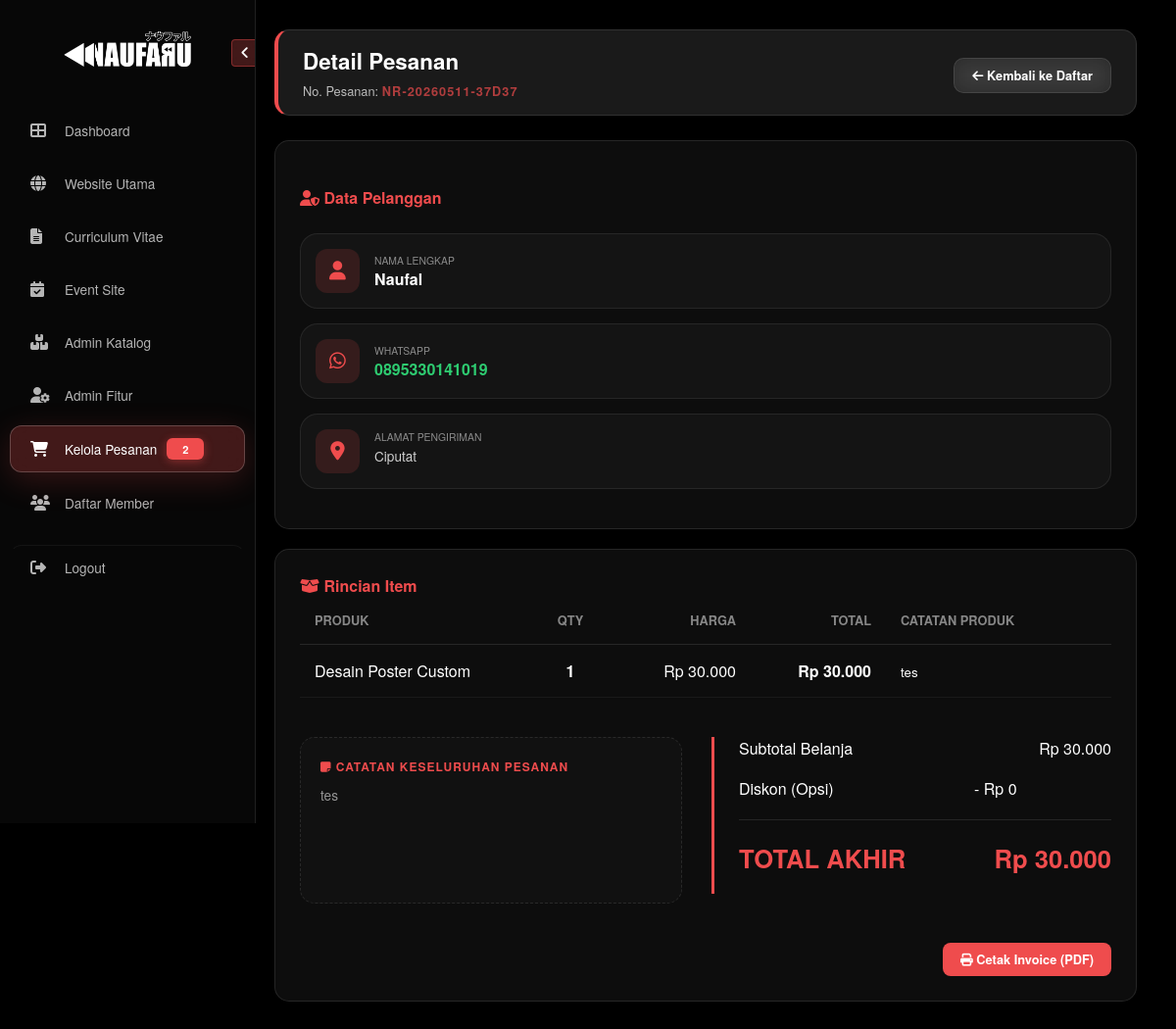
Page /naufaru-website/admin/detail_pesanan.php?id=5 (signed in) on the earlier database version.
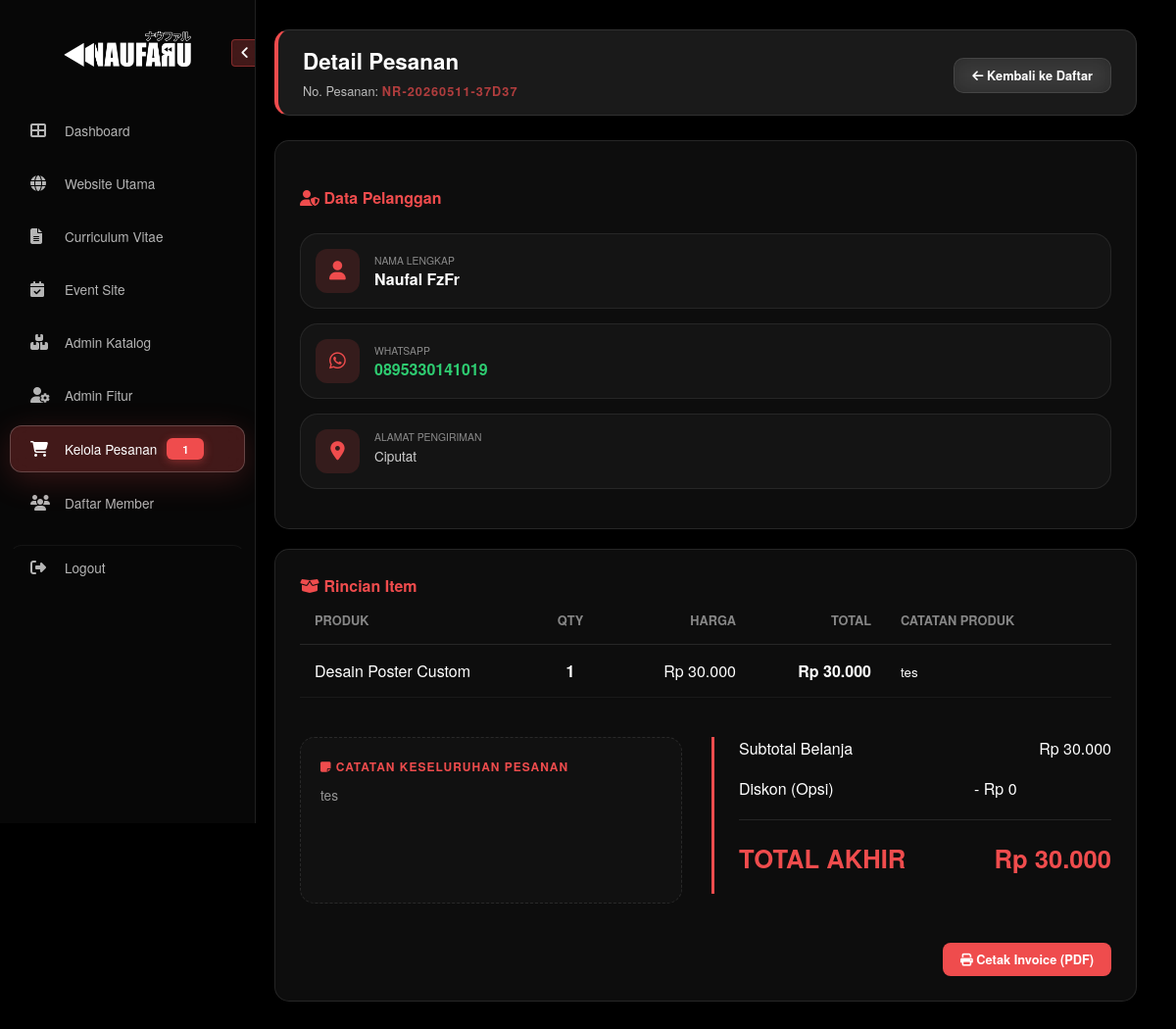
Same page on the later database version.
### tables this page shows
CREATE TABLE `orders` (
  `id` int(11) NOT NULL,
  `order_number` varchar(20) NOT NULL,
  `invoice_number` varchar(50) DEFAULT NULL,
  `invoice_date` date DEFAULT NULL,
  `member_id` int(11) DEFAULT NULL,
  `guest_name` varchar(255) DEFAULT NULL,
  `guest_address` text DEFAULT NULL,
  `total_price` decimal(15,2) DEFAULT 0.00,
  `discount` decimal(15,2) DEFAULT 0.00,
  `status` enum('Pending','Process','Finished','Canceled') DEFAULT 'Pending',
  `is_invoice` tinyint(1) DEFAULT 0,
  `created_at` timestamp NOT NULL DEFAULT current_timestamp(),
  `updated_at` timestamp NOT NULL DEFAULT current_timestamp() ON UPDATE current_timestamp(),
  `catatan` text DEFAULT NULL
);

CREATE TABLE `users_member` (
  `id` int(11) NOT NULL,
  `username` varchar(50) NOT NULL,
  `password` varchar(255) NOT NULL,
  `nama_lengkap` varchar(100) DEFAULT NULL,
  `foto_profil` varchar(255) DEFAULT 'default-member.png',
  `no_hp` varchar(20) NOT NULL,
  `alamat` text NOT NULL,
  `created_at` timestamp NOT NULL DEFAULT current_timestamp()
);

### naufaru-website/admin/detail_pesanan.php (the view, shortened to what the changed rows need)
<?php
include '../config.php';
$order_id = mysqli_real_escape_string($conn, $_GET['id']);
$query_order = mysqli_query($conn, "SELECT o.*, m.nama_lengkap, m.no_hp, m.alamat
                                    FROM orders o
                                    JOIN users_member m ON o.member_id = m.id
                                    WHERE o.id = '$order_id'");
$order = mysqli_fetch_assoc($query_order);
$is_locked = ($order['status'] == 'Finished');
$q_pending = mysqli_query($conn, "SELECT COUNT(*) as total FROM orders WHERE status = 'Pending'");
$total_pending = mysqli_fetch_assoc($q_pending)['total'] ?? 0;
?>
<!DOCTYPE html>
<html lang="id">
<head>
    <link rel="stylesheet" href="https://cdnjs.cloudflare.com/ajax/libs/font-awesome/6.6.0/css/all.min.css">
    <link rel="stylesheet" href="admin_style.css">
</head>
<body>
    <aside class="sidebar" id="sidebar">
        <nav>
            <a href="kelola_pesanan.php" class="nav-link active">
                <i class="fas fa-shopping-cart"></i>
                <span class="scramble-text" data-value="Kelola Pesanan">Kelola Pesanan</span>
                <?php if($total_pending > 0): ?>
                    <span class="pending-badge"><?= $total_pending ?></span>
                <?php endif; ?>
            </a>
        </nav>
    </aside>
    <main class="main-content">
        <div class="glass-card welcome-card">
            <div class="header-info">
                <h1 class="m-0">Detail <b>Pesanan</b></h1>
                <p class="m-0 opacity-75">No. Pesanan: <span style="color:#EF4C4D; font-weight:bold; letter-spacing:1px;"><?= $order['order_number'] ?></span></p>
            </div>
        </div>
        <div class="row" style="margin-top: 25px;">
            <div class="col-md-4">
                <div class="glass-card" style="padding: 25px; height: 100%;">
                    <div class="info-shape-card">
                        <div><small style="opacity:0.5; text-transform:uppercase; font-size:0.65rem; display:block;">Nama Lengkap</small><strong><?= htmlspecialchars($order['nama_lengkap']) ?></strong></div>
                    </div>
                    <div class="info-shape-card">
                        <div><small style="opacity:0.5; text-transform:uppercase; font-size:0.65rem; display:block;">WhatsApp</small><strong style="color:#2ecc71;"><?= $order['no_hp'] ?></strong></div>
                    </div>
                    <div class="info-shape-card" style="align-items: flex-start;">
                        <div><small style="opacity:0.5; text-transform:uppercase; font-size:0.65rem; display:block;">Alamat Pengiriman</small><strong style="font-weight:normal; font-size:0.85rem; opacity:0.8;"><?= nl2br(htmlspecialchars($order['alamat'])) ?></strong></div>
                    </div>
                </div>
            </div>
            <div class="col-md-8">
                <form action="" method="POST" id="form-main-update">
                    <div class="glass-card" style="padding: 25px;">
                        <table class="table-detail">
                            <thead>
                                <tr>
                                    <th style="width: 25%;">Produk</th>
                                    <th style="text-align:center; width: 10%;">Qty</th>
                                    <th style="text-align:right; width: 15%;">Harga</th>
                                    <th style="text-align:right; width: 15%;">Total</th>
                                    <th style="width: 25%;">Catatan Produk</th>
                                </tr>
                            </thead>
                        </table>
                        <div class="calculation-area">
                            <div class="admin-note-section">
                                <label><i class="fas fa-sticky-note me-1"></i> Catatan Keseluruhan Pesanan</label>
                                <?php if(!$is_locked): ?>
                                    <textarea name="catatan" class="note-textarea" placeholder="Tulis instruksi umum..."><?= htmlspecialchars($order['catatan'] ?? '') ?></textarea>
                                <?php else: ?>
                                    <div class="note-textarea" style="opacity: 0.7;">
                                        <?= !empty($order['catatan']) ? nl2br(htmlspecialchars($order['catatan'])) : '<i>Tidak ada catatan tambahan.</i>' ?>
                                    </div>
                                <?php endif; ?>
                            </div>
                            <div class="summary-container">
                                <div class="summary-row">
                                    <div style="width: 140px;">
                                        <?php if(!$is_locked): ?>
                                            <input type="number" name="discount" value="<?= (int)$order['discount'] ?>" class="input-discount">
                                        <?php else: ?>
                                            <span class="text-success fw-bold">- Rp <?= number_format($order['discount'], 0, ',', '.') ?></span>
                                        <?php endif; ?>
                                    </div>
                                </div>
                                <div class="final-total summary-row">
                                    <span>TOTAL AKHIR</span>
                                    <span>Rp <?= number_format($order['total_price'], 0, ',', '.') ?></span>
                                </div>
                            </div>
                        </div>
                    </div>
                </form>
            </div>
        </div>
    </main>
</body>
</html>

Differences in the rows shown:
changed through a linked row, orders "tes": member.nama_lengkap "Naufal" → "Naufal FzFr"
Other differences:
$total_pending: "2" → "1"
